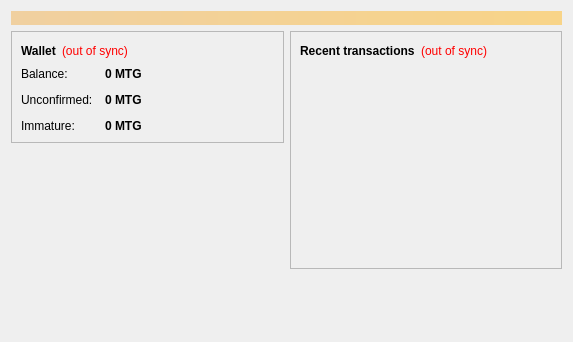
<?xml version="1.0" encoding="UTF-8"?>
<ui version="4.0">
 <class>OverviewPage</class>
 <widget class="QWidget" name="OverviewPage">
  <property name="geometry">
   <rect>
    <x>0</x>
    <y>0</y>
    <width>573</width>
    <height>342</height>
   </rect>
  </property>
  <property name="windowTitle">
   <string>Form</string>
  </property>
  <layout class="QVBoxLayout" name="topLayout">
   <item>
    <widget class="QLabel" name="labelAlerts">
     <property name="visible">
      <bool>false</bool>
     </property>
     <property name="styleSheet">
      <string notr="true">background-color: qlineargradient(x1: 0, y1: 0, x2: 1, y2: 0, stop:0 #F0D0A0, stop:1 #F8D488); color:#000000;</string>
     </property>
     <property name="wordWrap">
      <bool>true</bool>
     </property>
     <property name="margin">
      <number>3</number>
     </property>
    </widget>
   </item>
   <item>
    <layout class="QHBoxLayout" name="horizontalLayout" stretch="1,1">
     <item>
      <layout class="QVBoxLayout" name="verticalLayout_2">
       <item>
        <widget class="QFrame" name="frame">
         <property name="frameShape">
          <enum>QFrame::StyledPanel</enum>
         </property>
         <property name="frameShadow">
          <enum>QFrame::Raised</enum>
         </property>
         <layout class="QVBoxLayout" name="verticalLayout_4">
          <item>
           <layout class="QHBoxLayout" name="horizontalLayout_4">
            <item>
             <widget class="QLabel" name="label_5">
              <property name="font">
               <font>
                <weight>75</weight>
                <bold>true</bold>
               </font>
              </property>
              <property name="text">
               <string>Wallet</string>
              </property>
             </widget>
            </item>
            <item>
             <widget class="QLabel" name="labelWalletStatus">
              <property name="toolTip">
               <string>The displayed information may be out of date. Your wallet automatically synchronizes with the Bitcoin network after a connection is established, but this process has not completed yet.</string>
              </property>
              <property name="styleSheet">
               <string notr="true">QLabel { color: red; }</string>
              </property>
              <property name="text">
               <string notr="true">(out of sync)</string>
              </property>
              <property name="alignment">
               <set>Qt::AlignLeading|Qt::AlignLeft|Qt::AlignVCenter</set>
              </property>
             </widget>
            </item>
            <item>
             <spacer name="horizontalSpacer_2">
              <property name="orientation">
               <enum>Qt::Horizontal</enum>
              </property>
              <property name="sizeHint" stdset="0">
               <size>
                <width>40</width>
                <height>20</height>
               </size>
              </property>
             </spacer>
            </item>
           </layout>
          </item>
          <item>
           <layout class="QFormLayout" name="formLayout_2">
            <property name="fieldGrowthPolicy">
             <enum>QFormLayout::AllNonFixedFieldsGrow</enum>
            </property>
            <property name="horizontalSpacing">
             <number>12</number>
            </property>
            <property name="verticalSpacing">
             <number>12</number>
            </property>
            <item row="0" column="0">
             <widget class="QLabel" name="label">
              <property name="text">
               <string>Balance:</string>
              </property>
             </widget>
            </item>
            <item row="0" column="1">
             <widget class="QLabel" name="labelBalance">
              <property name="font">
               <font>
                <weight>75</weight>
                <bold>true</bold>
               </font>
              </property>
              <property name="cursor">
               <cursorShape>IBeamCursor</cursorShape>
              </property>
              <property name="toolTip">
               <string>Your current balance</string>
              </property>
              <property name="text">
               <string notr="true">0 MTG</string>
              </property>
              <property name="textInteractionFlags">
               <set>Qt::LinksAccessibleByMouse|Qt::TextSelectableByKeyboard|Qt::TextSelectableByMouse</set>
              </property>
             </widget>
            </item>
            <item row="1" column="0">
             <widget class="QLabel" name="label_3">
              <property name="text">
               <string>Unconfirmed:</string>
              </property>
             </widget>
            </item>
            <item row="1" column="1">
             <widget class="QLabel" name="labelUnconfirmed">
              <property name="font">
               <font>
                <weight>75</weight>
                <bold>true</bold>
               </font>
              </property>
              <property name="cursor">
               <cursorShape>IBeamCursor</cursorShape>
              </property>
              <property name="toolTip">
               <string>Total of transactions that have yet to be confirmed, and do not yet count toward the current balance</string>
              </property>
              <property name="text">
               <string notr="true">0 MTG</string>
              </property>
              <property name="textInteractionFlags">
               <set>Qt::LinksAccessibleByMouse|Qt::TextSelectableByKeyboard|Qt::TextSelectableByMouse</set>
              </property>
             </widget>
            </item>
            <item row="2" column="0">
             <widget class="QLabel" name="labelImmatureText">
              <property name="text">
               <string>Immature:</string>
              </property>
             </widget>
            </item>
            <item row="2" column="1">
             <widget class="QLabel" name="labelImmature">
              <property name="font">
               <font>
                <weight>75</weight>
                <bold>true</bold>
               </font>
              </property>
              <property name="toolTip">
               <string>Mined balance that has not yet matured</string>
              </property>
              <property name="text">
               <string notr="true">0 MTG</string>
              </property>
              <property name="textInteractionFlags">
               <set>Qt::LinksAccessibleByMouse|Qt::TextSelectableByKeyboard|Qt::TextSelectableByMouse</set>
              </property>
             </widget>
            </item>
           </layout>
          </item>
         </layout>
        </widget>
       </item>
       <item>
        <spacer name="verticalSpacer">
         <property name="orientation">
          <enum>Qt::Vertical</enum>
         </property>
         <property name="sizeHint" stdset="0">
          <size>
           <width>20</width>
           <height>40</height>
          </size>
         </property>
        </spacer>
       </item>
      </layout>
     </item>
     <item>
      <layout class="QVBoxLayout" name="verticalLayout_3">
       <item>
        <widget class="QFrame" name="frame_2">
         <property name="frameShape">
          <enum>QFrame::StyledPanel</enum>
         </property>
         <property name="frameShadow">
          <enum>QFrame::Raised</enum>
         </property>
         <layout class="QVBoxLayout" name="verticalLayout">
          <item>
           <layout class="QHBoxLayout" name="horizontalLayout_2">
            <item>
             <widget class="QLabel" name="label_4">
              <property name="text">
               <string>&lt;b&gt;Recent transactions&lt;/b&gt;</string>
              </property>
             </widget>
            </item>
            <item>
             <widget class="QLabel" name="labelTransactionsStatus">
              <property name="toolTip">
               <string>The displayed information may be out of date. Your wallet automatically synchronizes with the Bitcoin network after a connection is established, but this process has not completed yet.</string>
              </property>
              <property name="styleSheet">
               <string notr="true">QLabel { color: red; }</string>
              </property>
              <property name="text">
               <string notr="true">(out of sync)</string>
              </property>
              <property name="alignment">
               <set>Qt::AlignRight|Qt::AlignTrailing|Qt::AlignVCenter</set>
              </property>
             </widget>
            </item>
            <item>
             <spacer name="horizontalSpacer">
              <property name="orientation">
               <enum>Qt::Horizontal</enum>
              </property>
              <property name="sizeHint" stdset="0">
               <size>
                <width>40</width>
                <height>20</height>
               </size>
              </property>
             </spacer>
            </item>
           </layout>
          </item>
          <item>
           <widget class="QListView" name="listTransactions">
            <property name="styleSheet">
             <string notr="true">QListView { background: transparent; }</string>
            </property>
            <property name="frameShape">
             <enum>QFrame::NoFrame</enum>
            </property>
            <property name="verticalScrollBarPolicy">
             <enum>Qt::ScrollBarAlwaysOff</enum>
            </property>
            <property name="horizontalScrollBarPolicy">
             <enum>Qt::ScrollBarAlwaysOff</enum>
            </property>
            <property name="selectionMode">
             <enum>QAbstractItemView::NoSelection</enum>
            </property>
           </widget>
          </item>
         </layout>
        </widget>
       </item>
       <item>
        <spacer name="verticalSpacer_2">
         <property name="orientation">
          <enum>Qt::Vertical</enum>
         </property>
         <property name="sizeHint" stdset="0">
          <size>
           <width>20</width>
           <height>40</height>
          </size>
         </property>
        </spacer>
       </item>
      </layout>
     </item>
    </layout>
   </item>
  </layout>
 </widget>
 <resources/>
 <connections/>
</ui>
